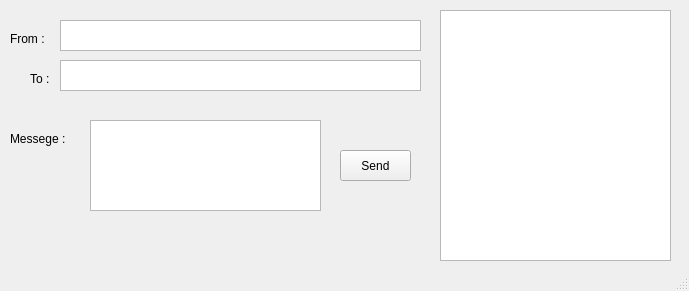
<?xml version="1.0" encoding="UTF-8"?>
<ui version="4.0">
 <class>MainWindow</class>
 <widget class="QMainWindow" name="MainWindow">
  <property name="geometry">
   <rect>
    <x>0</x>
    <y>0</y>
    <width>689</width>
    <height>291</height>
   </rect>
  </property>
  <property name="windowTitle">
   <string>MainWindow</string>
  </property>
  <widget class="QWidget" name="centralwidget">
   <widget class="QPushButton" name="pushButton">
    <property name="geometry">
     <rect>
      <x>340</x>
      <y>150</y>
      <width>71</width>
      <height>31</height>
     </rect>
    </property>
    <property name="text">
     <string>Send</string>
    </property>
   </widget>
   <widget class="QTextEdit" name="textEdit">
    <property name="geometry">
     <rect>
      <x>60</x>
      <y>20</y>
      <width>361</width>
      <height>31</height>
     </rect>
    </property>
   </widget>
   <widget class="QTextEdit" name="textEdit_2">
    <property name="geometry">
     <rect>
      <x>60</x>
      <y>60</y>
      <width>361</width>
      <height>31</height>
     </rect>
    </property>
   </widget>
   <widget class="QLabel" name="label">
    <property name="geometry">
     <rect>
      <x>10</x>
      <y>30</y>
      <width>64</width>
      <height>17</height>
     </rect>
    </property>
    <property name="text">
     <string>From :</string>
    </property>
   </widget>
   <widget class="QLabel" name="label_2">
    <property name="geometry">
     <rect>
      <x>30</x>
      <y>70</y>
      <width>64</width>
      <height>17</height>
     </rect>
    </property>
    <property name="text">
     <string>To :</string>
    </property>
   </widget>
   <widget class="QTextEdit" name="textEdit_3">
    <property name="geometry">
     <rect>
      <x>90</x>
      <y>120</y>
      <width>231</width>
      <height>91</height>
     </rect>
    </property>
   </widget>
   <widget class="QListView" name="listView">
    <property name="geometry">
     <rect>
      <x>440</x>
      <y>10</y>
      <width>231</width>
      <height>251</height>
     </rect>
    </property>
   </widget>
   <widget class="QLabel" name="label_3">
    <property name="geometry">
     <rect>
      <x>10</x>
      <y>130</y>
      <width>64</width>
      <height>17</height>
     </rect>
    </property>
    <property name="text">
     <string>Messege :</string>
    </property>
   </widget>
  </widget>
  <widget class="QStatusBar" name="statusbar"/>
 </widget>
 <resources/>
 <connections/>
</ui>
